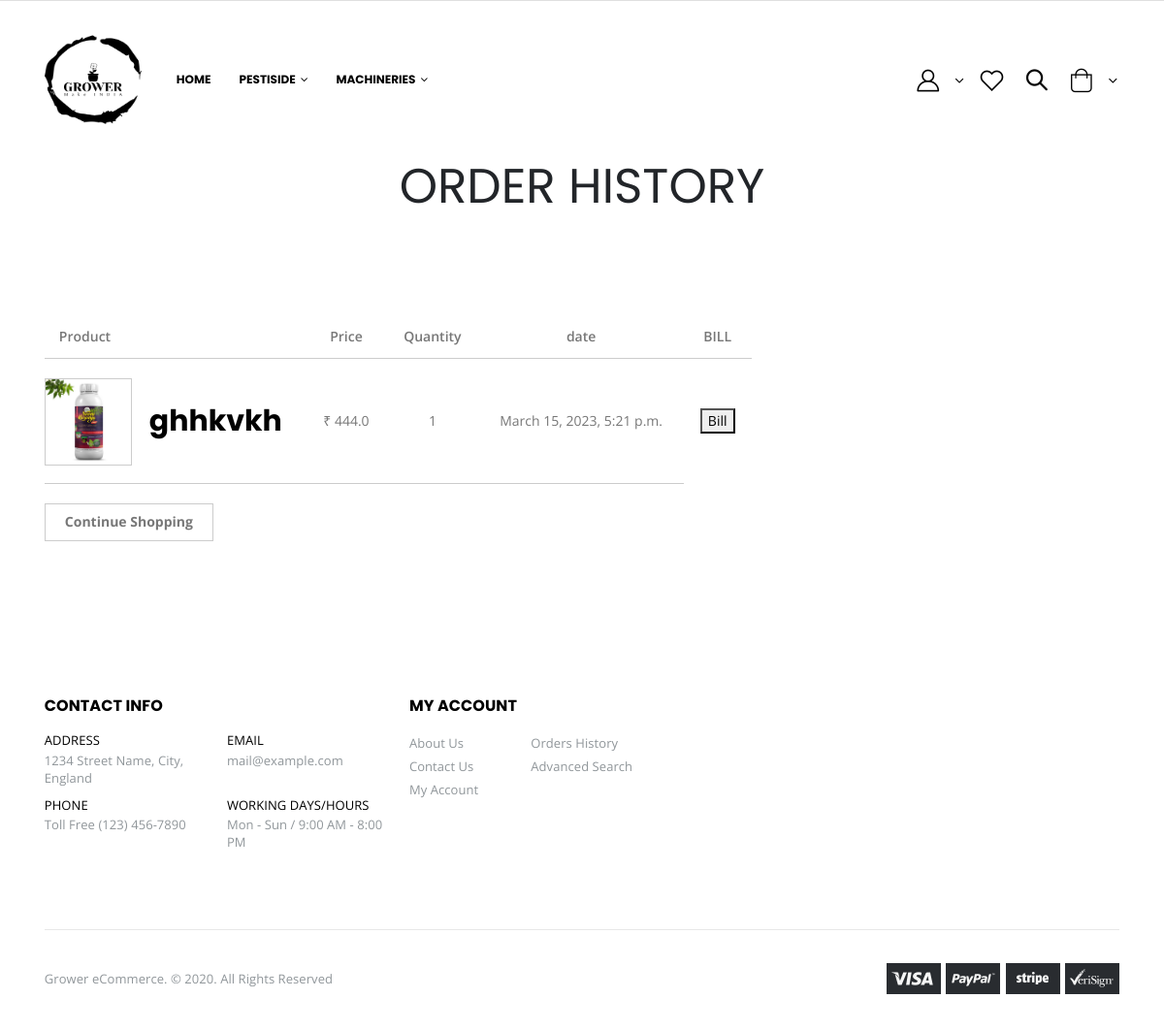
The page /orders_list/ (signed in) on the database its author committed.
### cart/models.py (models this page shows, shortened)
class orderplaced(models.Model):
    user = models.ForeignKey(Account,on_delete=models.CASCADE)
    product =models.ForeignKey(Product,on_delete=models.CASCADE)
    payment  =models.ForeignKey(orders,on_delete=models.CASCADE)
    quantity =models.IntegerField()
    is_ordered = True

class orders(models.Model):
    user=models.ForeignKey(Account,on_delete=models.CASCADE,verbose_name='Email')
    address = models.ForeignKey(user_address, on_delete=models.CASCADE, null=True)
    amount=models.FloatField(blank=True,null=True)
    ra_o_id=models.CharField(max_length=40,null=True)
    ra_p_id=models.CharField(max_length=40,null=True)
    ra_status=models.CharField(max_length=40,null=True)
    created_at=models.DateTimeField()
    paid=models.BooleanField(default=False)

### shopp_app/models.py (models this page shows, shortened)
class Product(models.Model):
    category = models.ForeignKey(Catagory, on_delete=models.CASCADE)
    Type1=models.ForeignKey(Catagory_Type2, on_delete=models.CASCADE,null=True)
    name = models.CharField(max_length=150, null=False, blank=False)
    slug = models.SlugField(max_length=250, null=True, blank=True, editable=False)
    product_image = models.ImageField(upload_to="uploads", null=True, blank=True)
    original_price = models.FloatField(null=False, blank=False)
    selling_price = models.FloatField(null=False, blank=False)
    Brand = models.ForeignKey(Brand,on_delete=models.CASCADE,null=True)
    units = models.ForeignKey(units,on_delete=models.CASCADE,null=True)
    dosage = models.CharField(max_length=100, null=False, blank=False,default='1')
    description = models.TextField(max_length=500, null=False, blank=False)
    stock=models.IntegerField()
    available=models.BooleanField(default=True)
    created=models.DateTimeField(auto_now_add=True)
    is_featured = models.BooleanField(default=False)
    updated=models.DateTimeField(auto_now=True)
    trending = models.BooleanField(default=False, help_text="0=default,1-Trending")
    modified_date = models.DateTimeField(auto_now=True)
    percentage=models.IntegerField(default=1)

### cart/views.py (the view)
# urls.py: path('orders_list/', views.orders_list, name='orders_list'),
@login_required(login_url='login')
def orders_list(request):
    user = request.user
    item=orderplaced.objects.filter(user_id=user)
    data={'item':item}
    return render(request,"orders.html",data)

### templates/orders.html (shortened to what this page needs)
{% extends 'base.html' %}
{% load static %}
{% block content %}
<main class="main">
<br><br>
	<div class="page-header">
		<div class="container">
			<h1>Order History</h1>
		</div>
	</div>
	<div class="container">
		<div class="row row-sparse">
			<div class="col-lg-8 padding-right-lg">
				<div class="cart-table-container">
					<table class="table table-cart">
						<thead>
							<tr>
								<th class="product-col">Product</th>
								<th class="price-col">Price</th>
								<th>Quantity</th>
								<th>date</th>
								<th>BILL</th>
							</tr>
						</thead>
						<tbody>
							{% for i in item %}
									<tr class="product-row">
										<td class="product-col">
											<figure class="product-image-container">
												<a href="{% url 'product_d' i.id %}" class="product-image">
													<img src="{{i.product.product_image.url}}" alt="product" style="width:90px;height:90px">
												</a>
											</figure>
											<h2 class="product-title">
												<a href="product.html">{{i.product.name}}</a>
											</h2>
										</td>
										<td>₹ {{i.product.selling_price}}</td>
										<td>{{i.quantity}}</td>
										<td>{{i.payment.created_at}}</td>
										<td> <a href="{% url 'pdf' i.id %}"><button style="display:block; margin:0 auto;" class="pay-button" >Bill</button></a></td>
									</tr>
									{% endfor %}
								</tbody>
								<tfoot>
									<tr>
										<td colspan="4" class="clearfix">
											<div class="float-left">
												<a href="{% url 'index' %}" class="btn btn-outline-secondary">Continue Shopping</a>
											</div>
										</td>
									</tr>
								</tfoot>
							</table>
						</div>
					</div>
						</div>
					</div>
				</div>
		{% endblock %}

### rows shown on the page
orderplaced: product.product_image (picture), product.name "ghhkvkh", product.selling_price "444.0", quantity "1", payment.created_at "March 15, 2023, 5:21 p.m."
